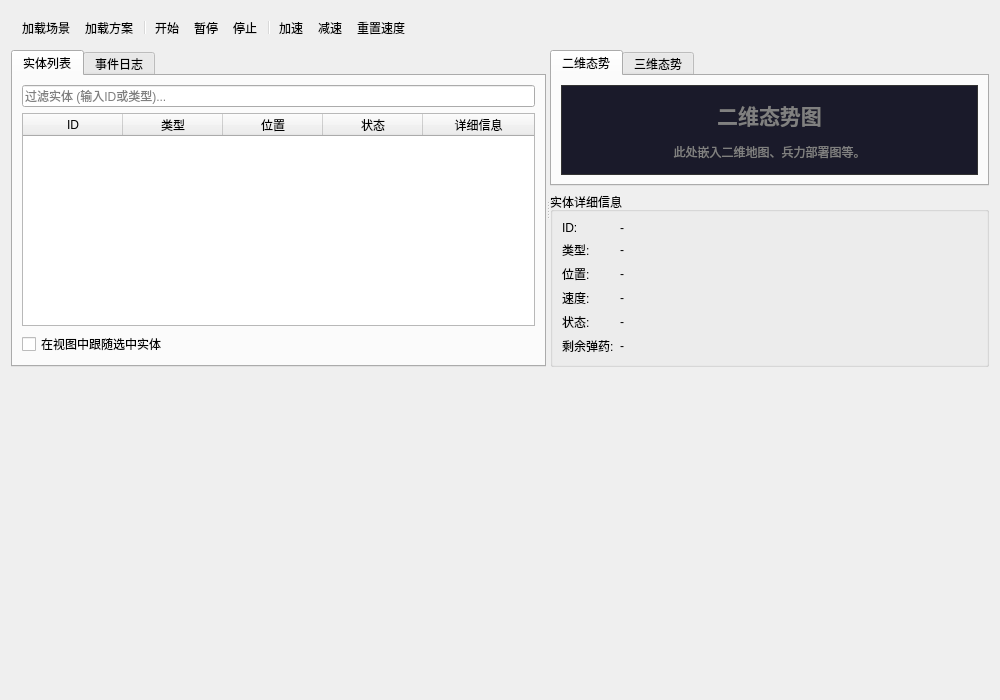
<?xml version="1.0" encoding="UTF-8"?>
<ui version="4.0">
 <class>CombatActionSimulationWidget</class>
 <widget class="QWidget" name="CombatActionSimulationWidget">
  <property name="geometry">
   <rect>
    <x>0</x>
    <y>0</y>
    <width>1000</width>
    <height>700</height>
   </rect>
  </property>
  <property name="windowTitle">
   <string>作战行动模拟 - 反辐射无人机仿真系统</string>
  </property>
  <layout class="QVBoxLayout" name="verticalLayout">
   <!-- 顶部工具栏 -->
   <item>
    <widget class="QToolBar" name="toolBar">
     <property name="iconSize">
      <size>
       <width>24</width>
       <height>24</height>
      </size>
     </property>
     <property name="toolButtonStyle">
      <enum>Qt::ToolButtonTextUnderIcon</enum>
     </property>
     <addaction name="actionLoadScenario"/>
     <addaction name="actionLoadPlan"/>
     <addaction name="separator"/>
     <addaction name="actionStart"/>
     <addaction name="actionPause"/>
     <addaction name="actionStop"/>
     <addaction name="separator"/>
     <addaction name="actionSpeedUp"/>
     <addaction name="actionSpeedDown"/>
     <addaction name="actionResetSpeed"/>
    </widget>
   </item>
   <!-- 主分割区域：左侧面板 + 右侧可视化区域 -->
   <item>
    <widget class="QSplitter" name="splitter">
     <property name="orientation">
      <enum>Qt::Horizontal</enum>
     </property>
     <!-- 左侧面板：包含实体列表和事件日志的标签页 -->
     <widget class="QTabWidget" name="tabWidgetLeft">
      <property name="currentIndex">
       <number>0</number>
      </property>
      <!-- 实体列表页 -->
      <widget class="QWidget" name="tabEntities">
       <attribute name="title">
        <string>实体列表</string>
       </attribute>
       <layout class="QVBoxLayout" name="verticalLayout_2">
        <item>
         <widget class="QLineEdit" name="editFilter">
          <property name="placeholderText">
           <string>过滤实体 (输入ID或类型)...</string>
          </property>
         </widget>
        </item>
        <item>
         <widget class="QTableWidget" name="tableEntities">
          <property name="columnCount">
           <number>5</number>
          </property>
          <attribute name="horizontalHeaderStretchLastSection">
           <bool>true</bool>
          </attribute>
          <column>
           <property name="text">
            <string>ID</string>
           </property>
          </column>
          <column>
           <property name="text">
            <string>类型</string>
           </property>
          </column>
          <column>
           <property name="text">
            <string>位置</string>
           </property>
          </column>
          <column>
           <property name="text">
            <string>状态</string>
           </property>
          </column>
          <column>
           <property name="text">
            <string>详细信息</string>
           </property>
          </column>
         </widget>
        </item>
        <item>
         <widget class="QCheckBox" name="checkFollow">
          <property name="text">
           <string>在视图中跟随选中实体</string>
          </property>
         </widget>
        </item>
       </layout>
      </widget>
      <!-- 事件日志页 -->
      <widget class="QWidget" name="tabEvents">
       <attribute name="title">
        <string>事件日志</string>
       </attribute>
       <layout class="QVBoxLayout" name="verticalLayout_3">
        <item>
         <widget class="QListWidget" name="listEvents"/>
        </item>
        <item>
         <layout class="QHBoxLayout" name="horizontalLayout">
          <item>
           <widget class="QCheckBox" name="checkPauseOnEvent">
            <property name="text">
             <string>事件发生时暂停</string>
            </property>
           </widget>
          </item>
          <item>
           <spacer name="horizontalSpacer">
            <property name="orientation">
             <enum>Qt::Horizontal</enum>
            </property>
            <property name="sizeHint" stdset="0">
             <size>
              <width>40</width>
              <height>20</height>
             </size>
            </property>
           </spacer>
          </item>
          <item>
           <widget class="QPushButton" name="btnClearLog">
            <property name="text">
             <string>清空日志</string>
            </property>
           </widget>
          </item>
         </layout>
        </item>
       </layout>
      </widget>
     </widget>
     <!-- 右侧区域：包含可视化标签页和实体详细信息 -->
     <widget class="QWidget" name="rightPanel" native="true">
      <layout class="QVBoxLayout" name="verticalLayout_4">
       <!-- 可视化标签页 -->
       <item>
        <widget class="QTabWidget" name="tabWidgetVisual">
         <property name="currentIndex">
          <number>0</number>
         </property>
         <widget class="QWidget" name="tab2D">
          <attribute name="title">
           <string>二维态势</string>
          </attribute>
          <layout class="QVBoxLayout" name="verticalLayout_5">
           <item>
            <widget class="QLabel" name="label2DPlaceholder">
             <property name="text">
              <string>&lt;html&gt;&lt;head/&gt;&lt;body&gt;&lt;p align=&quot;center&quot;&gt;&lt;span style=&quot; font-size:16pt; font-weight:600; color:#808080;&quot;&gt;二维态势图&lt;/span&gt;&lt;/p&gt;&lt;p align=&quot;center&quot;&gt;&lt;span style=&quot; color:#808080;&quot;&gt;此处嵌入二维地图、兵力部署图等。&lt;/span&gt;&lt;/p&gt;&lt;/body&gt;&lt;/html&gt;</string>
             </property>
             <property name="alignment">
              <set>Qt::AlignCenter</set>
             </property>
             <property name="wordWrap">
              <bool>true</bool>
             </property>
             <property name="styleSheet">
              <string notr="true">background-color: #1a1a2a; color: white; border: 1px solid #333;</string>
             </property>
            </widget>
           </item>
          </layout>
         </widget>
         <widget class="QWidget" name="tab3D">
          <attribute name="title">
           <string>三维态势</string>
          </attribute>
          <layout class="QVBoxLayout" name="verticalLayout_6">
           <item>
            <widget class="QLabel" name="label3DPlaceholder">
             <property name="text">
              <string>&lt;html&gt;&lt;head/&gt;&lt;body&gt;&lt;p align=&quot;center&quot;&gt;&lt;span style=&quot; font-size:16pt; font-weight:600; color:#808080;&quot;&gt;三维态势图&lt;/span&gt;&lt;/p&gt;&lt;p align=&quot;center&quot;&gt;&lt;span style=&quot; color:#808080;&quot;&gt;此处嵌入三维战场环境、实体模型等。&lt;/span&gt;&lt;/p&gt;&lt;/body&gt;&lt;/html&gt;</string>
             </property>
             <property name="alignment">
              <set>Qt::AlignCenter</set>
             </property>
             <property name="wordWrap">
              <bool>true</bool>
             </property>
             <property name="styleSheet">
              <string notr="true">background-color: #1a1a2a; color: white; border: 1px solid #333;</string>
             </property>
            </widget>
           </item>
          </layout>
         </widget>
        </widget>
       </item>
       <!-- 实体详细信息面板 -->
       <item>
        <widget class="QGroupBox" name="groupBoxEntityDetail">
         <property name="title">
          <string>实体详细信息</string>
         </property>
         <layout class="QFormLayout" name="formLayout">
          <item row="0" column="0">
           <widget class="QLabel" name="labelEntityID">
            <property name="text">
             <string>ID:</string>
            </property>
           </widget>
          </item>
          <item row="0" column="1">
           <widget class="QLabel" name="labelEntityIDValue">
            <property name="text">
             <string>-</string>
            </property>
           </widget>
          </item>
          <item row="1" column="0">
           <widget class="QLabel" name="labelEntityType">
            <property name="text">
             <string>类型:</string>
            </property>
           </widget>
          </item>
          <item row="1" column="1">
           <widget class="QLabel" name="labelEntityTypeValue">
            <property name="text">
             <string>-</string>
            </property>
           </widget>
          </item>
          <item row="2" column="0">
           <widget class="QLabel" name="labelPosition">
            <property name="text">
             <string>位置:</string>
            </property>
           </widget>
          </item>
          <item row="2" column="1">
           <widget class="QLabel" name="labelPositionValue">
            <property name="text">
             <string>-</string>
            </property>
           </widget>
          </item>
          <item row="3" column="0">
           <widget class="QLabel" name="labelSpeed">
            <property name="text">
             <string>速度:</string>
            </property>
           </widget>
          </item>
          <item row="3" column="1">
           <widget class="QLabel" name="labelSpeedValue">
            <property name="text">
             <string>-</string>
            </property>
           </widget>
          </item>
          <item row="4" column="0">
           <widget class="QLabel" name="labelStatus">
            <property name="text">
             <string>状态:</string>
            </property>
           </widget>
          </item>
          <item row="4" column="1">
           <widget class="QLabel" name="labelStatusValue">
            <property name="text">
             <string>-</string>
            </property>
           </widget>
          </item>
          <item row="5" column="0">
           <widget class="QLabel" name="labelAmmo">
            <property name="text">
             <string>剩余弹药:</string>
            </property>
           </widget>
          </item>
          <item row="5" column="1">
           <widget class="QLabel" name="labelAmmoValue">
            <property name="text">
             <string>-</string>
            </property>
           </widget>
          </item>
         </layout>
        </widget>
       </item>
      </layout>
     </widget>
    </widget>
   </item>
   <!-- 底部状态栏 -->
   <item>
    <widget class="QStatusBar" name="statusBar">
     <property name="sizeGripEnabled">
      <bool>false</bool>
     </property>
    </widget>
   </item>
  </layout>
  <!-- 动作定义 -->
  <action name="actionLoadScenario">
   <property name="text">
    <string>加载场景</string>
   </property>
   <property name="toolTip">
    <string>加载作战场景文件</string>
   </property>
  </action>
  <action name="actionLoadPlan">
   <property name="text">
    <string>加载方案</string>
   </property>
   <property name="toolTip">
    <string>加载规划方案文件</string>
   </property>
  </action>
  <action name="actionStart">
   <property name="text">
    <string>开始</string>
   </property>
   <property name="toolTip">
    <string>开始仿真</string>
   </property>
  </action>
  <action name="actionPause">
   <property name="text">
    <string>暂停</string>
   </property>
   <property name="toolTip">
    <string>暂停仿真</string>
   </property>
  </action>
  <action name="actionStop">
   <property name="text">
    <string>停止</string>
   </property>
   <property name="toolTip">
    <string>停止仿真</string>
   </property>
  </action>
  <action name="actionSpeedUp">
   <property name="text">
    <string>加速</string>
   </property>
   <property name="toolTip">
    <string>增加仿真速度</string>
   </property>
  </action>
  <action name="actionSpeedDown">
   <property name="text">
    <string>减速</string>
   </property>
   <property name="toolTip">
    <string>降低仿真速度</string>
   </property>
  </action>
  <action name="actionResetSpeed">
   <property name="text">
    <string>重置速度</string>
   </property>
   <property name="toolTip">
    <string>恢复为1倍速</string>
   </property>
  </action>
 </widget>
 <resources/>
 <connections/>
</ui>
